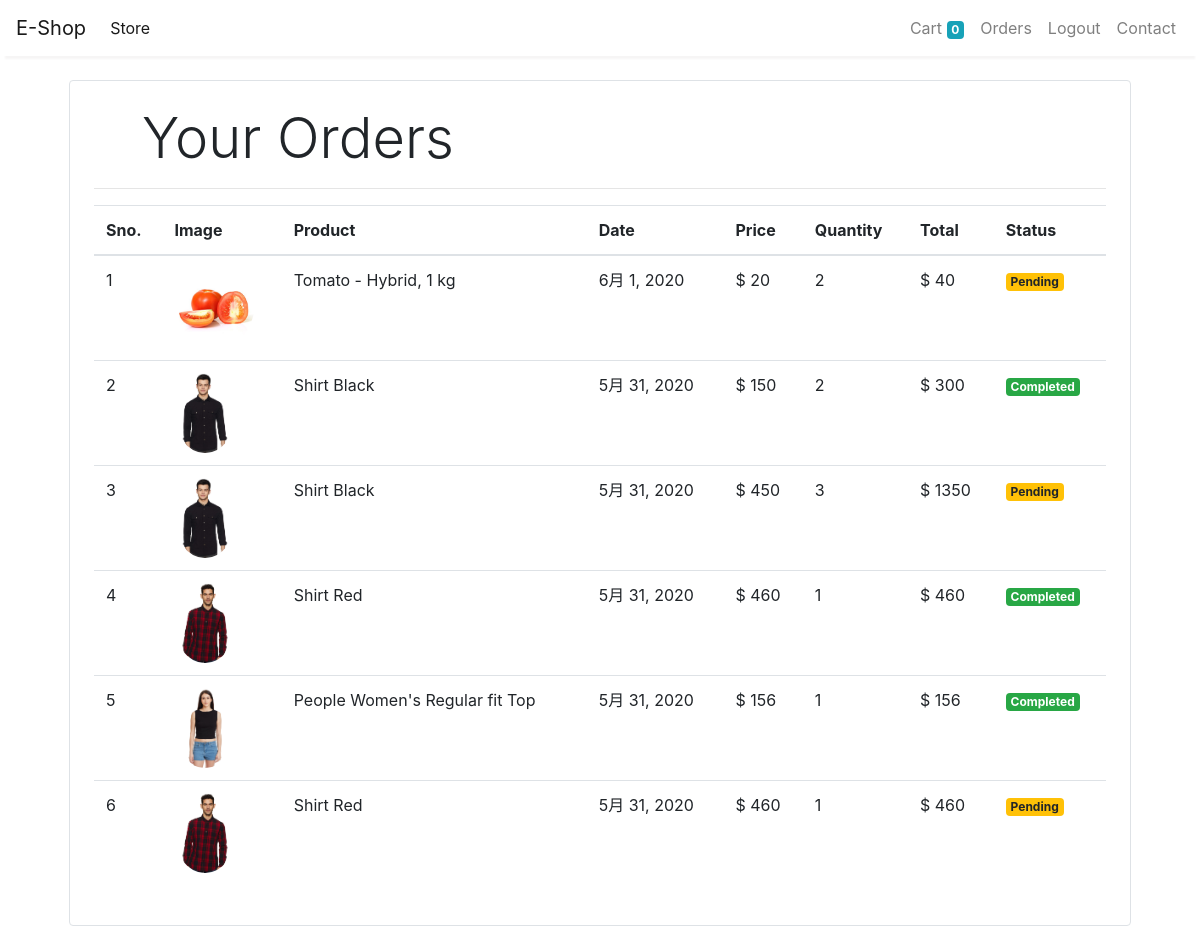
Screenshot of /orders (signed in) with the database file from the repository.
### store/models/orders.py (models this page shows, shortened)
class Order(models.Model):
    product = models.ForeignKey(Product,
                                on_delete=models.CASCADE)
    customer = models.ForeignKey(Customer,
                                 on_delete=models.CASCADE)
    quantity = models.IntegerField(default=1)
    price = models.IntegerField()
    address = models.CharField(max_length=50, default='', blank=True)
    phone = models.CharField(max_length=50, default='', blank=True)
    date = models.DateField(default=datetime.datetime.today)
    status = models.BooleanField(default=False)
    @staticmethod
    def get_orders_by_customer(customer_id):
        return Order.objects.filter(customer=customer_id).order_by('-date')

### store/models/product.py (models this page shows, shortened)
class Product(models.Model):
    name = models.CharField(max_length=50)
    price = models.IntegerField(default=0)
    category = models.ForeignKey(Category, on_delete=models.CASCADE, default=1)
    description = models.CharField(max_length=200, default='' , null=True , blank=True)
    image = models.ImageField(upload_to='uploads/products/')

### store/middlewares/auth.py (the view)
    def middleware(request):
        print(request.session.get('customer'))
        returnUrl = request.META['PATH_INFO']
        print(request.META['PATH_INFO'])
        if not request.session.get('customer'):
           return redirect(f'login?return_url={returnUrl}')
        response = get_response(request)
        return response

### store/templatetags/custom_filter.py (called while the page is built)
@register.filter(name='currency')
def currency(number):
    return "$ "+str(number)

@register.filter(name='multiply')
def multiply(number , number1):
    return number * number1

### store/views/orders.py (called while the page is built)
    def get(self , request ):
        customer = request.session.get('customer')
        orders = Order.get_orders_by_customer(customer)
        print(orders)
        return render(request , 'orders.html'  , {'orders' : orders})

### store/templates/orders.html
{% extends 'base.html' %}
{% block content %}
{% load cart %}
{% load custom_filter %}
<div class="container">
   <div class="border rounded p-4 m-4">
        <p class="display-4 pl-4 ml-4">Your Orders</p>
        <hr>
        <table class="table">
            <thead>
                <tr>
                    <th>Sno.</th>
                    <th>Image</th>
                    <th>Product</th>
                    <th>Date</th>
                    <th>Price</th>
                    <th>Quantity</th>
                    <th>Total</th>
                    <th>Status</th>
                </tr>
            </thead>
            <tbody>
                {% for order in orders %}
                <tr>
                    <td>{{forloop.counter}}</td>
                    <td><img style="height: 80px;" class="rounded-circle" src="{{order.product.image.url}}" alt=""></td>
                    <td>{{order.product.name}}</td>
                    <td>{{order.date}}</td>
                    <td>{{order.price|currency}}</td>
                    <td>{{order.quantity}}</td>
                    <td>{{order.quantity|multiply:order.price|currency}}</td>
                    {% if order.status %}
                    <td><small class="badge badge-success">Completed</small></td>
                    {%else%}
                    <td><small class="badge badge-warning">Pending</small></td>
                    {% endif %}
                </tr>
                {% endfor %}
            </tbody>
        </table>
   </div>
</div>
{% endblock %}

### rows the page displays
Order: product.image (picture), product.name "Tomato - Hybrid, 1 kg", date "6月 1, 2020", price "$ 20", quantity "2", quantity|multiply "$ 40", status "Pending"
Order: product.image (picture), product.name "Shirt Black", date "5月 31, 2020", price "$ 150", quantity "2", quantity|multiply "$ 300", status "Completed"
Order: product.image (picture), product.name "Shirt Black", date "5月 31, 2020", price "$ 450", quantity "3", quantity|multiply "$ 1350", status "Pending"
Order: product.image (picture), product.name "Shirt Red", date "5月 31, 2020", price "$ 460", quantity "1", quantity|multiply "$ 460", status "Completed"
Order: product.image (picture), product.name "People Women's Regular fit Top", date "5月 31, 2020", price "$ 156", quantity "1", quantity|multiply "$ 156", status "Completed"
Order: product.image (picture), product.name "Shirt Red", date "5月 31, 2020", price "$ 460", quantity "1", quantity|multiply "$ 460", status "Pending"

### other values shown
{{ request.session.cart.keys|length }} "0"
